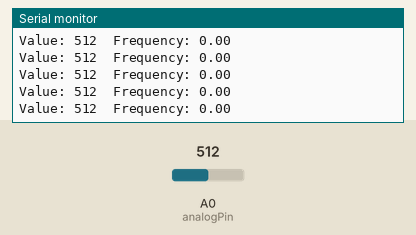
Bench run of a sketch on a simulated Arduino Uno, built with avr-gcc and run on an emulated ATmega328P. Shown: the last lines printed to the serial monitor. Inputs (shaded band) come from the test bench; at power-on: A0 (analogPin) = 512.

Above: at 2.7 s.
2.8 s: A0 (analogPin) set to 105
At 2.86 s:
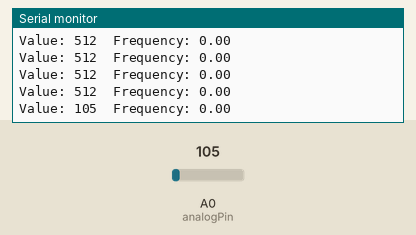
5.8 s: A0 (analogPin) set to 88
At 5.8 s:
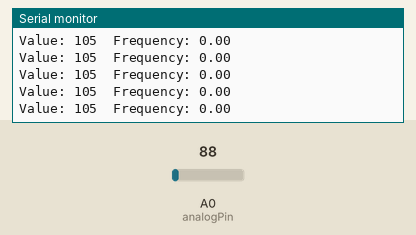
11.8 s: A0 (analogPin) set to 989
At 11.84 s:
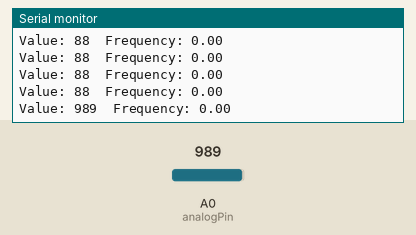
13.3 s: A0 (analogPin) set to 1012
At 13.32 s:
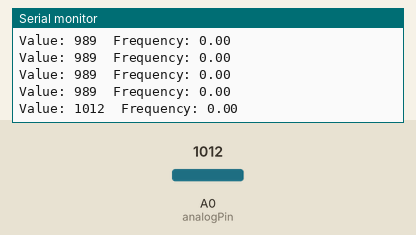
Timing chart, 0 to 15.8 s (numbered marks = the images above; inputs shaded):
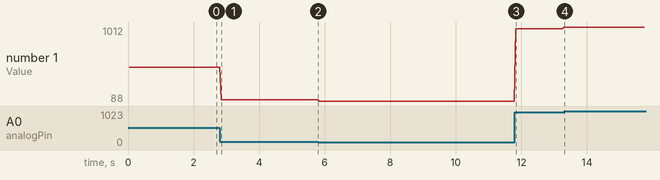

Measured:
- after the input at 2.8 s, the serial monitor: prints a new line at once (image 1)
- after the input at 11.8 s, the serial monitor: prints a new line at once (image 3)
- after the input at 13.3 s, the serial monitor: prints a new line at once (image 4)
- plotted number 1: 512 → 105 after the input at 2.8 s, 105 → 88 after the input at 5.8 s, 88 → 989 after the input at 11.8 s, 989 → 1012 after the input at 13.3 s

The sketch:

sketch_jul24b.ino
```cpp
const int analogPin = A0;
const int threshold = 512; // Midpoint for 10-bit ADC
unsigned long lastCrossTime = 0;
float frequency = 0;
bool lastState = false;

void setup() {
  Serial.begin(9600);
  Serial.println("Starting frequency measurement...");
}

void loop() {
  int value = analogRead(analogPin);
  bool currentState = (value > threshold);

  // Detect rising edge
  if (currentState && !lastState) {
    unsigned long currentTime = micros();
    if (lastCrossTime > 0) {
      unsigned long period = currentTime - lastCrossTime;
      frequency = 1000000.0 / period; // Hz
    }
    lastCrossTime = currentTime;
  }

  lastState = currentState;

  // Print both raw value and frequency
  Serial.print("Value: ");
  Serial.print(value);
  Serial.print("  Frequency: ");
  Serial.println(frequency);

  delay(50); // Prevent spamming
}
```
